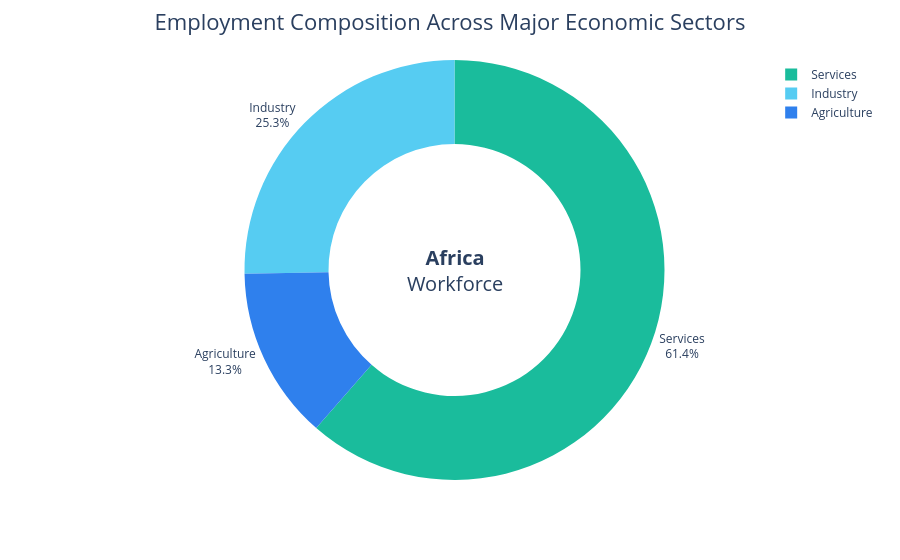

Notebook code cell kept with this figure:
### Code cell
fig = px.pie(
    sector_composition,
    names='economic_activity',
    values='employees_millions',
    hole=0.60,
    color='economic_activity',
    color_discrete_sequence=[
        '#2F80ED',   # Agriculture
        '#56CCF2',   # Industry
        '#1ABC9C'    # Services
    ]
)

fig.update_traces(
    textposition='outside',
    textinfo='percent+label',
    hovertemplate='<b>%{label}</b><br>%{value:.2f} Million Employees<extra></extra>'
)

fig.update_layout(
    title={
        'text':'Employment Composition Across Major Economic Sectors',
        'x':0.5,
        'font':{'size':22}
    },
    showlegend=True
)
fig.add_annotation(
    text="<b>Africa</b><br>Workforce",
    showarrow=False,
    font=dict(size=20)
)
fig.show()

### Figure 1 — Plotly figure (JSON) as saved in the notebook; plotly's stock layout.template omitted (floating-point values rounded to 4 significant figures)
{"data": [{"customdata": [["Agriculture"], ["Industry"], ["Services"]], "domain": {"x": [0, 1], "y": [0, 1]}, "hole": 0.6, "hovertemplate": "<b>%{label}</b><br>%{value:.2f} Million Employees<extra></extra>", "labels": ["Agriculture", "Industry", "Services"], "legendgroup": "", "marker": {"colors": ["#2F80ED", "#56CCF2", "#1ABC9C"]}, "name": "", "showlegend": true, "textinfo": "percent+label", "textposition": "outside", "type": "pie", "values": [0.4024, 0.7659, 1.861]}], "layout": {"annotations": [{"font": {"size": 20}, "showarrow": false, "text": "<b>Africa</b><br>Workforce"}], "legend": {"tracegroupgap": 0}, "margin": {"t": 60}, "piecolorway": ["#2F80ED", "#56CCF2", "#1ABC9C"], "showlegend": true, "title": {"font": {"size": 22}, "text": "Employment Composition Across Major Economic Sectors", "x": 0.5}}}
